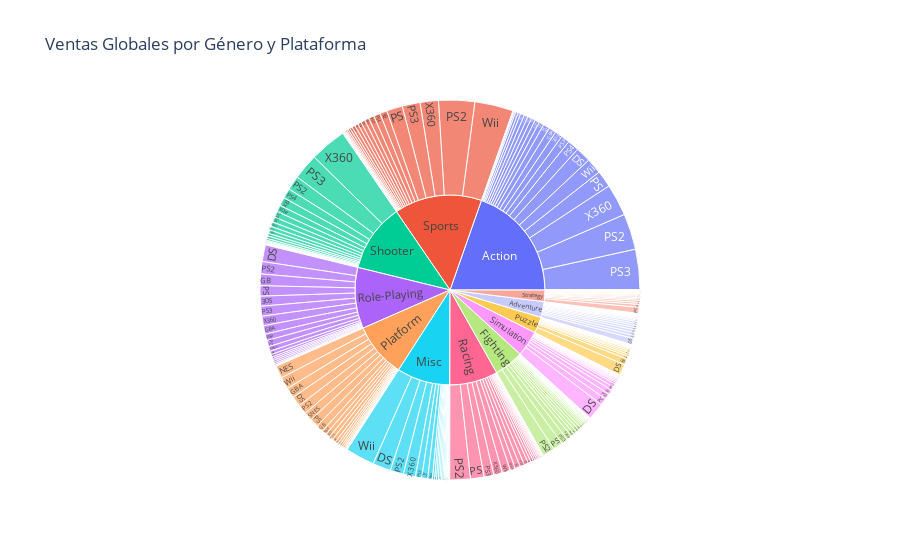

Notebook code cell kept with this figure:
### Markdown cell above
---
## 3. Gráficos de Distribución

### 3.1 Sunburst Chart - Jerarquía de Géneros y Plataformas

### Code cell
# Preparar datos agregados para sunburst
df_clean_genre_platform = df_clean.groupby(['Genre', 'Platform']).agg({
    'Global_Sales': 'sum'
}).reset_index()

# Crear sunburst chart
fig = px.sunburst(df_clean_genre_platform, path=['Genre', 'Platform'], values='Global_Sales',
                  title='Ventas Globales por Género y Plataforma')
fig.show()

### Figure 1 — Plotly figure (JSON) as saved in the notebook; plotly's stock layout.template omitted (floating-point values rounded to 4 significant figures; data arrays with more than 128 entries replaced by an {"elided": "..."} marker saying what was removed)
{"data": [{"branchvalues": "total", "domain": {"x": [0, 1], "y": [0, 1]}, "hovertemplate": "labels=%{label}<br>Global_Sales=%{value}<br>parent=%{parent}<br>id=%{id}<extra></extra>", "ids": {"elided": "305 str values"}, "labels": {"elided": "305 str values"}, "name": "", "parents": {"elided": "305 str values"}, "type": "sunburst", "values": {"elided": "305 float values"}}], "layout": {"legend": {"tracegroupgap": 0}, "title": {"text": "Ventas Globales por Género y Plataforma"}}}
